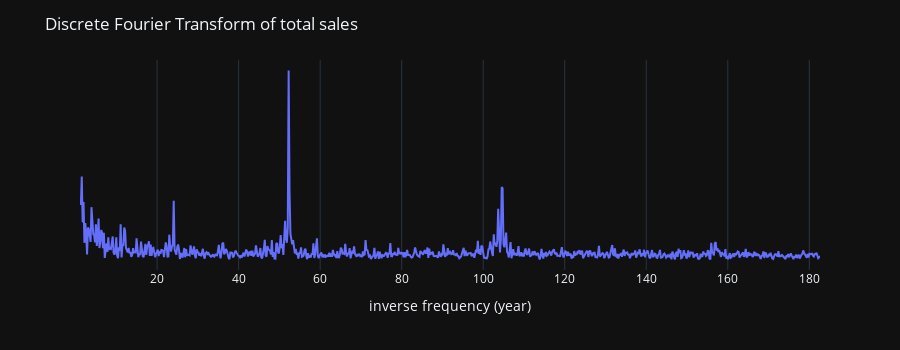

Source (notebook cell):
### Code cell
# aggregate the 'sales' values to obtain the total sales per day
total_sales = (
    df.select("date", "sales")
    .group_by("date", maintain_order=True)
    .sum()
    .head(-TARGET_STEPS)
)

# compute the DFT of the sales and the corresponding frequencies
dft_df = (
    pl.DataFrame({"DFT": tf.abs(tf.signal.rfft(total_sales["sales"])).numpy()})
    .with_row_index()  # add index column
    .with_columns(  # scale the index to have 1 = one year
        ((pl.col("index") * 365.25) / len(total_sales)).alias("freq")
    )
    .filter(pl.col("freq") >= 1.0)  # drop frequencies corresponding over 1 year
)

px.line(dft_df, x="freq", y="DFT").update_layout(
    height=350,
    xaxis=dict(title="inverse frequency (year)"),
    yaxis=dict(visible=False),
    title="Discrete Fourier Transform of total sales",
)

### Figure 1 — Plotly figure (JSON) as saved in the notebook; plotly's stock layout.template omitted (floating-point values rounded to 4 significant figures; data arrays with more than 128 entries replaced by an {"elided": "..."} marker saying what was removed)
{"data": [{"hovertemplate": "freq=%{x}<br>DFT=%{y}<extra></extra>", "legendgroup": "", "line": {"color": "#636efa", "dash": "solid"}, "marker": {"symbol": "circle"}, "mode": "lines", "name": "", "orientation": "v", "showlegend": false, "type": "scatter", "x": {"elided": "838 float values"}, "xaxis": "x", "y": {"elided": "838 float values"}, "yaxis": "y"}], "layout": {"height": 350, "legend": {"tracegroupgap": 0}, "margin": {"t": 60}, "title": {"text": "Discrete Fourier Transform of total sales"}, "xaxis": {"anchor": "y", "domain": [0, 1], "title": {"text": "inverse frequency (year)"}}, "yaxis": {"anchor": "x", "domain": [0, 1], "title": {"text": "DFT"}, "visible": false}}}
